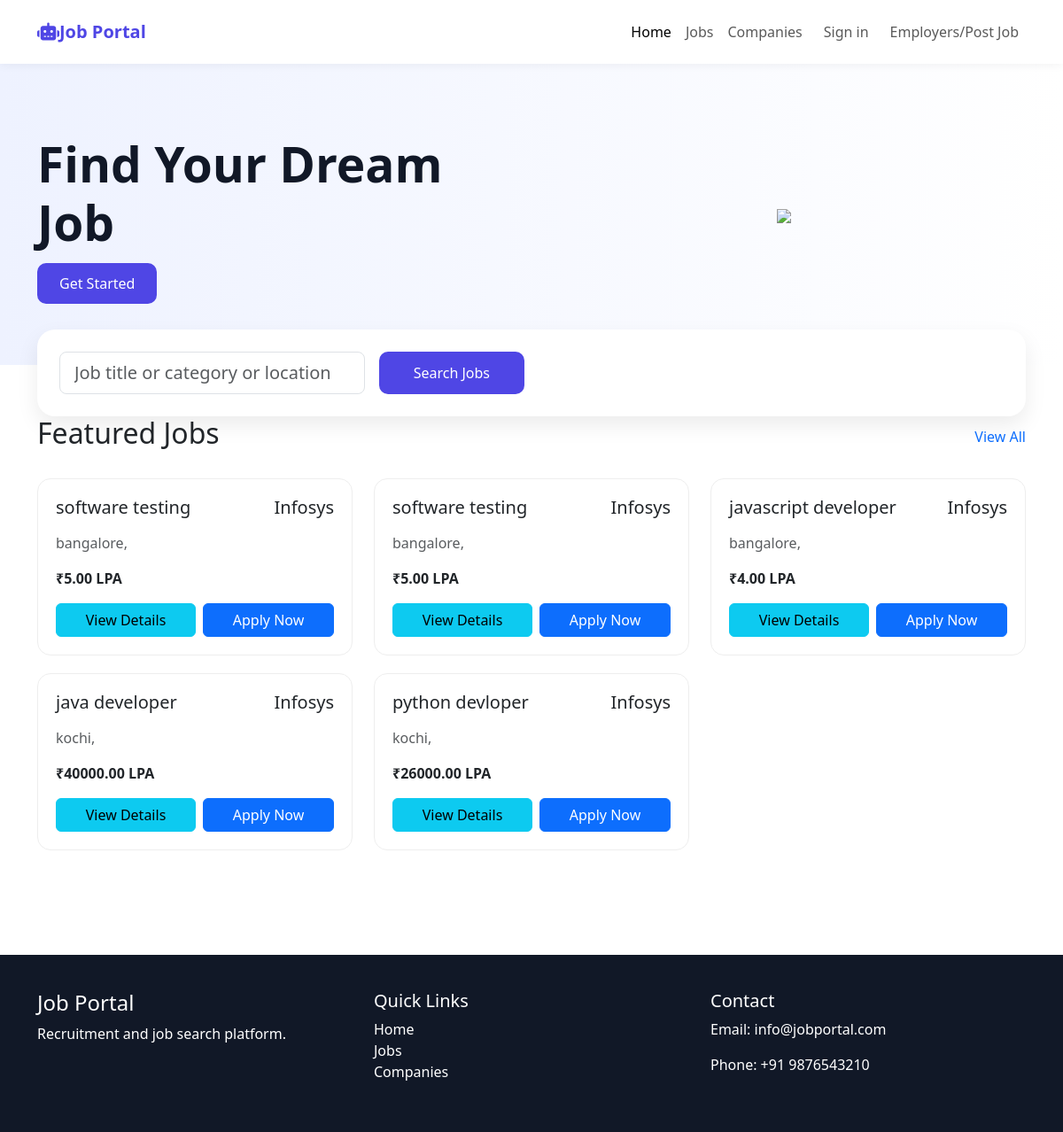
The page / on the database its author committed.
### job/models.py (models this page shows, shortened)
class Job(models.Model):
    JOB_TYPES = (
        ('Full Time', 'Full Time'),
        ('Part Time', 'Part Time'),
        ('Internship', 'Internship'),
        ('Remote', 'Remote'),
    )
    EXPERIENCE_CHOICES = [
        ('Fresher', 'Fresher'),
        ('0-1', '0-1 Years'),
        ('1-3', '1-3 Years'),
        ('3-5', '3-5 Years'),
        ('5-10', '5-10 Years'),
        ('10+', '10+ Years'),
    ]
    title = models.CharField(max_length=200)
    company = models.ForeignKey(
        Company,
        on_delete=models.CASCADE,
        related_name='jobs'
    )
    location = models.CharField(max_length=200)
    salary = models.DecimalField(max_digits=10, decimal_places=2, null=True, blank=True)
    job_type = models.CharField(max_length=20, choices=JOB_TYPES)
    experience = models.CharField(
            max_length=20,
            choices=EXPERIENCE_CHOICES
        )
    vacancies = models.PositiveIntegerField(default=1)
    description = models.TextField()
    category = models.ForeignKey(
        JobCategory,
        on_delete=models.CASCADE
    )
    skills = models.ManyToManyField(Skill)
    posted_date = models.DateTimeField(auto_now_add=True)
    application_deadline = models.DateField()
    is_active = models.BooleanField(default=True)
    is_featured = models.BooleanField(default=False)
    plan = models.ForeignKey(
        FeaturedPlan,
        on_delete=models.CASCADE,
        null=True,
        blank=True
    )
    featured_until = models.DateField(
        null=True,
        blank=True
    )

### employer/models.py (models this page shows, shortened)
class Company(models.Model):
    user = models.OneToOneField(
        settings.AUTH_USER_MODEL,
        on_delete=models.CASCADE
    )
    COMPANY_SIZE_CHOICES = [
        ('1-10', '1-10 Employees'),
        ('11-50', '11-50 Employees'),
        ('51-200', '51-200 Employees'),
        ('201-500', '201-500 Employees'),
        ('501-1000', '501-1000 Employees'),
        ('1001+', '1001+ Employees'),
    ]
    company_name = models.CharField(max_length=200)
    logo = models.ImageField(upload_to='company_logos/', blank=True, null=True)
    industry = models.ForeignKey(
        Industry,
        on_delete=models.CASCADE
    )
    website = models.URLField(blank=True, null=True)
    linkedin_url = models.URLField(blank=True, null=True)
    facebook_url = models.URLField(blank=True, null=True)
    email = models.EmailField()
    phone = models.CharField(max_length=15)
    address = models.TextField()
    city = models.CharField(max_length=100)
    state = models.CharField(max_length=100)
    country = models.CharField(max_length=100)
    company_size = models.CharField(
                    max_length=20,
                    choices=COMPANY_SIZE_CHOICES
                )
    description = models.TextField(blank=True, null=True)
    founded_year = models.PositiveIntegerField(blank=True, null=True)
    is_verified = models.BooleanField(default=False)
    created_at = models.DateTimeField(auto_now_add=True)

### accounts/views.py (the view, shortened to what this page needs)
# urls.py: path('', views.home, name='home'),
def home(request):
    applied_jobs = []
    featured_jobs = Job.objects.filter(
        is_featured=True,
        featured_until__gte=timezone.now().date()
    ).order_by('-id')[:6]
    context = {
        'featured_jobs': featured_jobs,
        'applied_jobs': applied_jobs
    }
    return render(request, 'accounts/home.html', context)

### templates/accounts/home.html (shortened to what this page needs)
{% extends 'base.html' %}
{% load static %}
{%  block css %}
  <link rel="stylesheet" href="{% static 'css/style.css' %}">
  <link rel="stylesheet" href="{% static 'css/home.css' %}">
   {% endblock %}
{% block content %}
<section class="hero">
  <div class="container">
    <div class="row align-items-center">
      <div class="col-lg-6">
        <h1>Find Your Dream Job</h1>
        <div class="mt-4">
          <a href="jobseeker/register/" style="text-decoration: none;" class="btn-main me-3">Get Started</a>
        </div>
      </div>
      <div class="col-lg-6 text-center mt-5 mt-lg-0">
        <img src="https://cdn-icons-png.flaticon.com/512/4712/4712109.png"
             class="img-fluid"
             width="450">
      </div>
    </div>
  </div>
</section>
<div class="container">
  <div class="search-box">
    <form method="get" action="/jobs">
    <div class="row g-3">
      <div class="col-md-4">
        <input type="text" name="q" class="form-control form-control-lg" placeholder="Job title or category or location">
      </div>
      <div class="col-md-2 d-grid">
        <button  class="btn-main" type="submit">Search Jobs</button>
      </div>
</form>
    </div>
  </div>
</div>
<section class="pb-5">
  <div class="container">
    <div class="d-flex justify-content-between align-items-center mb-4">
      <h2>Featured Jobs</h2>
      <a href="/jobs/featured_jobs/" class="text-decoration-none">View All</a>
    </div>
    <div class="row">
    {% for job in featured_jobs %}
      <div class="col-md-6 col-lg-4">
        <div class="job-card">
          <div class="d-flex justify-content-between">
            <h5>{{job.title}}</h5>
            <h5>{{job.company.company_name}}</h5>
          </div>
          <p class="text-muted mt-2">{{job.location}}, {{job.country}}</p>
          <div class="d-flex justify-content-between align-items-center">
            <strong>₹{{job.salary}} LPA</strong>
          </div>
          <div class="d-flex gap-2 mt-3">
         <a href="{% url 'job_details' job.id %}"
       class="btn btn-info flex-fill">
        View Details
    </a>
    {% if job.id in applied_jobs %}
        <button class="btn btn-success flex-fill"  disabled>
            Applied
        </button>
    {% else %}
        <a href="{% url 'job_details' job.id %}"
           class="btn btn-primary flex-fill">
            Apply Now
        </a>
    {% endif %}
</div>
        </div>
      </div>
      {%endfor%}
    </div>
  </div>
</section>
 {% endblock %}

### static/css/style.css (style rules this page uses)
body { font-family: Arial, sans-serif; background: #f5f7fb; display: flex; flex-direction: column; min-height: 100vh; }
html, body { height: 100%; margin: 0; }

### static/css/home.css (style rules this page uses)
.hero { padding: 80px 0; background: linear-gradient(to right, #eef2ff, #ffffff); }
.hero h1 { font-size: 55px; font-weight: bold; color: #111827; }
.btn-main { background: #4f46e5; color: white; padding: 12px 25px; border-radius: 10px; border: none; }
.search-box { background: white; padding: 25px; border-radius: 20px; margin-top: -40px; box-shadow: 0 10px 25px rgba(0,0,0,0.08); }
.job-card { background: white; border-radius: 15px; padding: 20px; margin-bottom: 20px; transition: 0.3s; border: 1px solid #eee; }

### rows shown on the page
Job: title "software testing", company.company_name "Infosys", location "bangalore", salary "5.00", shows "Apply Now"
Job: title "software testing", company.company_name "Infosys", location "bangalore", salary "5.00", shows "Apply Now"
Job: title "javascript developer", company.company_name "Infosys", location "bangalore", salary "4.00", shows "Apply Now"
Job: title "java developer", company.company_name "Infosys", location "kochi", salary "40000.00", shows "Apply Now"
Job: title "python devloper", company.company_name "Infosys", location "kochi", salary "26000.00", shows "Apply Now"
